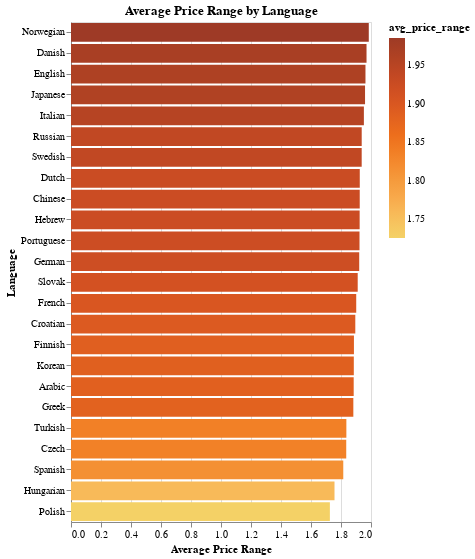

Notebook cell for this chart:
### Code cell
chart

### Figure 1 — Vega-Lite specification as saved in the notebook (floating-point values rounded to 4 significant figures)
{"config": {"view": {"continuousWidth": 300, "continuousHeight": 300}}, "data": {"name": "data-6e9c74186e06b6dac608085ce72c07e2"}, "mark": {"type": "bar"}, "encoding": {"color": {"field": "avg_price_range", "scale": {"scheme": "goldorange"}, "type": "quantitative"}, "tooltip": [{"field": "avg_price_range", "type": "quantitative"}, {"field": "count_reviews", "type": "quantitative"}], "x": {"field": "avg_price_range", "title": "Average Price Range", "type": "quantitative"}, "y": {"field": "language", "sort": "-x", "title": "Language", "type": "nominal"}}, "height": 500, "title": "Average Price Range by Language", "width": "container", "$schema": "https://vega.github.io/schema/vega-lite/v5.17.0.json", "datasets": {"data-6e9c74186e06b6dac608085ce72c07e2": [{"Unnamed: 0": 45, "langid": "no", "avg_price_range": 1.985, "count_reviews": 1286, "language": "Norwegian"}, {"Unnamed: 0": 11, "langid": "da", "avg_price_range": 1.97, "count_reviews": 1508, "language": "Danish"}, {"Unnamed: 0": 14, "langid": "en", "avg_price_range": 1.963, "count_reviews": 106765, "language": "English"}, {"Unnamed: 0": 31, "langid": "ja", "avg_price_range": 1.96, "count_reviews": 856, "language": "Japanese"}, {"Unnamed: 0": 30, "langid": "it", "avg_price_range": 1.953, "count_reviews": 322593, "language": "Italian"}, {"Unnamed: 0": 51, "langid": "ru", "avg_price_range": 1.938, "count_reviews": 4051, "language": "Russian"}, {"Unnamed: 0": 57, "langid": "sv", "avg_price_range": 1.938, "count_reviews": 1563, "language": "Swedish"}, {"Unnamed: 0": 43, "langid": "nl", "avg_price_range": 1.925, "count_reviews": 4902, "language": "Dutch"}, {"Unnamed: 0": 66, "langid": "zh", "avg_price_range": 1.925, "count_reviews": 466, "language": "Chinese"}, {"Unnamed: 0": 23, "langid": "he", "avg_price_range": 1.924, "count_reviews": 608, "language": "Hebrew"}, {"Unnamed: 0": 48, "langid": "pt", "avg_price_range": 1.923, "count_reviews": 6943, "language": "Portuguese"}, {"Unnamed: 0": 12, "langid": "de", "avg_price_range": 1.921, "count_reviews": 9154, "language": "German"}, {"Unnamed: 0": 53, "langid": "sk", "avg_price_range": 1.911, "count_reviews": 79, "language": "Slovak"}, {"Unnamed: 0": 21, "langid": "fr", "avg_price_range": 1.901, "count_reviews": 34331, "language": "French"}, {"Unnamed: 0": 24, "langid": "hr", "avg_price_range": 1.895, "count_reviews": 86, "language": "Croatian"}, {"Unnamed: 0": 20, "langid": "fi", "avg_price_range": 1.886, "count_reviews": 211, "language": "Finnish"}, {"Unnamed: 0": 35, "langid": "ko", "avg_price_range": 1.885, "count_reviews": 384, "language": "Korean"}, {"Unnamed: 0": 3, "langid": "ar", "avg_price_range": 1.885, "count_reviews": 78, "language": "Arabic"}, {"Unnamed: 0": 13, "langid": "el", "avg_price_range": 1.882, "count_reviews": 1588, "language": "Greek"}, {"Unnamed: 0": 61, "langid": "tr", "avg_price_range": 1.836, "count_reviews": 554, "language": "Turkish"}, {"Unnamed: 0": 10, "langid": "cs", "avg_price_range": 1.835, "count_reviews": 212, "language": "Czech"}, {"Unnamed: 0": 16, "langid": "es", "avg_price_range": 1.815, "count_reviews": 24452, "language": "Spanish"}, {"Unnamed: 0": 26, "langid": "hu", "avg_price_range": 1.757, "count_reviews": 300, "language": "Hungarian"}, {"Unnamed: 0": 47, "langid": "pl", "avg_price_range": 1.726, "count_reviews": 1375, "language": "Polish"}]}}
